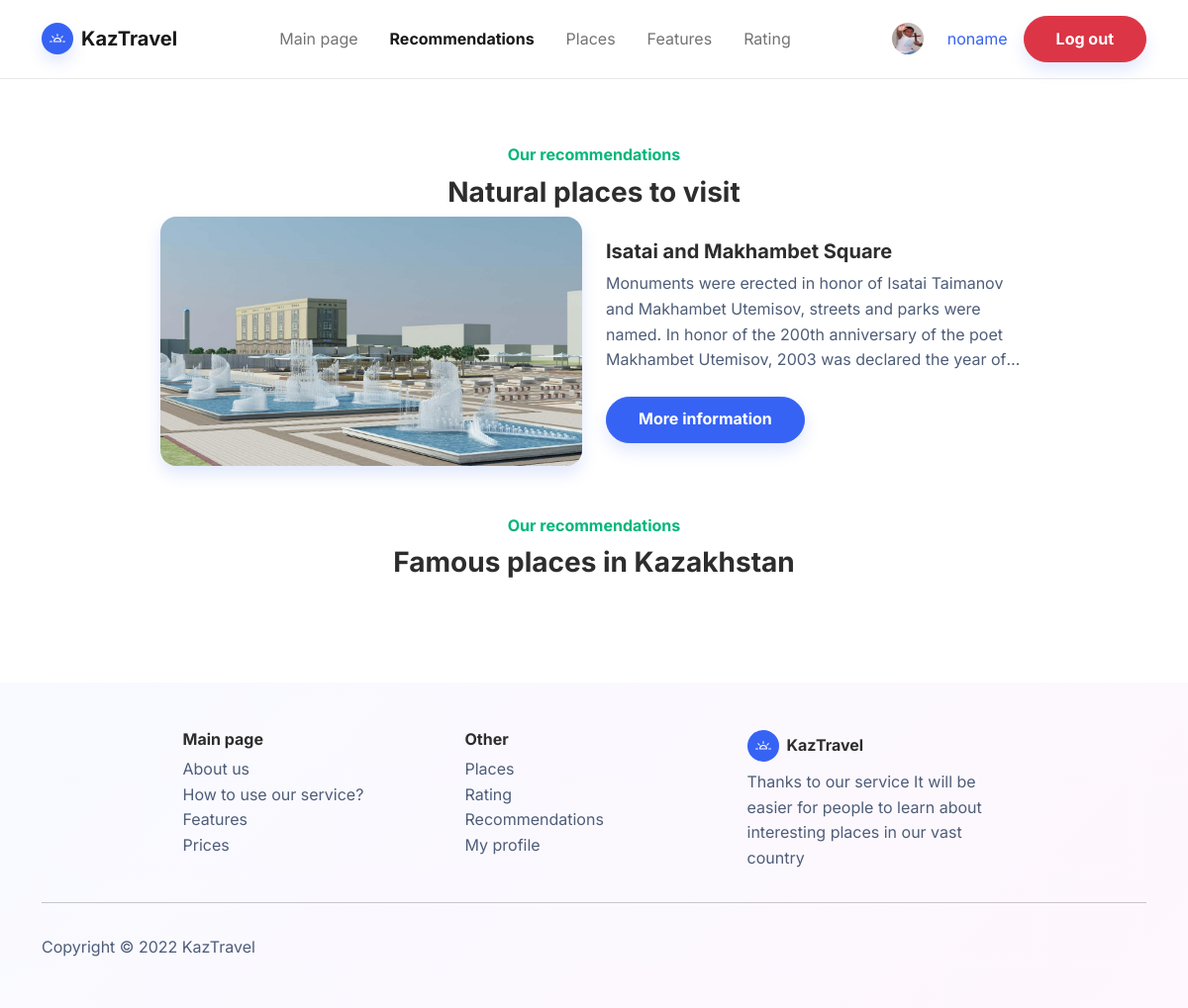
Page /recommendations (signed in) on the committed database.
### project/models.py (models this page shows, shortened)
class Profile(models.Model):
    user = models.OneToOneField(User, on_delete=models.CASCADE)
    username = models.CharField(max_length=25, default='user')
    firstname = models.CharField(max_length=25, default='firstname', blank=False)
    lastname = models.CharField(max_length=25, default='lastname', blank=False)
    auth_token = models.CharField(max_length=100)
    is_verified = models.BooleanField(default=False)
    created_at = models.DateTimeField(auto_now_add=True)
    avatar = ImageField(verbose_name='Photo', null=True, max_length=100, upload_to='images/avatars', default='images/avatars/user.webp')

class Places(models.Model):
    name = models.TextField(verbose_name='Name:', max_length=300)
    description = models.TextField(verbose_name='Description:', max_length=1000)
    price = models.TextField(verbose_name='Price:', max_length=50)
    city = models.CharField(verbose_name='City', choices=City, max_length=40)
    type = models.CharField(verbose_name='Type', choices=Type, max_length=40)
    recommend_1 = models.BooleanField(default=False)
    recommend_2 = models.BooleanField(default=False)
    visits = models.IntegerField(default=0)
    pic = ImageField(verbose_name='Picture', null=True, blank=True, max_length=100, upload_to='images/places')
    class Meta:
        verbose_name = 'Place'
        verbose_name_plural = 'Places'

### project/views.py (the view)
# urls.py: path('recommendations', recommendations, name="recommendations"),
@login_required(login_url='/login/')
def recommendations(request):
    context = {
        'profile': Profile.objects.filter(username=request.user.username).first(),
        'places_1': Places.objects.filter(recommend_1='True').all()[:5],
        'places_2': Places.objects.filter(recommend_2='True').all()[:5]
    }
    return render(request, 'recommendations.html', context)

### project/templates/recommendations.html (shortened to what this page needs)
<!doctype html>
<html lang="en">
<head>
    {% load static %}
    <link href="https://cdn.jsdelivr.net/npm/bootstrap@5.1.3/dist/css/bootstrap.min.css" rel="stylesheet">
     <link href="{% static 'css/recomendations.css' %}" rel="stylesheet" type="text/css">
     <link href="{% static 'css/bootstrap.min.css' %}" rel="stylesheet" type="text/css">
</head>
<body>
<nav class="navbar navbar-light navbar-expand-md fixed-top navbar-shrink py-3" id="mainNav">
    <div class="container"><a class="navbar-brand d-flex align-items-center" href="/"><span
            class="bs-icon-sm bs-icon-circle bs-icon-primary shadow d-flex justify-content-center align-items-center me-2 bs-icon"></span><span>KazTravel</span></a>
        <div class="collapse navbar-collapse" id="navcol-1">
            <ul class="navbar-nav mx-auto">
                <li class="nav-item"><a class="nav-link" href="/">Main page</a></li>
                <li class="nav-item"><a class="nav-link active" href="/recommendations">Recommendations</a></li>
                <li class="nav-item"><a class="nav-link" href="/places">Places</a></li>
                <li class="nav-item"><a class="nav-link" href="/#features">Features</a></li>
                <li class="nav-item"><a class="nav-link" href="/rating">Rating</a></li>
            </ul>
           {% if not request.user.is_authenticated%}
            <a class="btn btn-primary shadow" role="button" href="/register">Sign up</a>
            {% else %}
            <a title="My profile" href="/profile"><img style="margin-left: 15px;" src="{{MEDIA_URL}}{{ profile.avatar.url}}" alt="" width="32" height="32" class="rounded-circle me-2"></a>
            <a title="My profile" href="/profile"><span class="nav-link">{{ request.user }}</span></a>
            <a class="btn btn-danger shadow" role="button" href="/logout">Log out</a>
            {% endif %}
        </div>
    </div>
</nav>
  <section class="py-5 mt-5">
    <div class="container py-5">
      <p class="fw-bold text-success mb-2" style="text-align: center;">Our recommendations</p>
      <h3 class="fw-bold" style="text-align: center;">Natural places to visit</h3>
       {% for i in places_1.all %}
      <div class="row row-cols-1 row-cols-md-2 mx-auto" style="max-width: 900px;">
        <div class="col mb-5"><img class="rounded img-fluid shadow" src="{{MEDIA_URL}}{{ i.pic.url}}"></div>
        <div class="col d-md-flex align-items-md-end align-items-lg-center mb-5">
          <div>
            <h5 class="fw-bold">{{ i.name }}</h5>
            <p class="text-muted mb-4 text-lim">{{ i.description }}</p>
            <a href="{% url 'place_detail' i.id %}"><button class="btn btn-primary shadow" type="button">More information</button></a>
          </div>
        </div>
      </div>
      {% endfor %}
      <p class="fw-bold text-success mb-2" style="text-align: center;">Our recommendations</p>
      <h3 class="fw-bold" style="text-align: center;">Famous places in Kazakhstan</h3>
    </div>
  </section>
  <footer class="bg-primary-gradient">
    <div class="container py-4 py-lg-5">
        <div class="row justify-content-center">
            <div class="col-sm-4 col-md-3 text-center text-lg-start d-flex flex-column item">
                <h3 class="fs-6 fw-bold">Main page</h3>
                <ul class="list-unstyled">
                    <li><a href="/#about_us">About us</a></li>
                    <li><a href="/#how_to_use_our_service">How to use our service?</a></li>
                    <li><a href="/#features">Features</a></li>
                    <li><a href="/#prices">Prices</a></li>
                </ul>
            </div>
            <div class="col-sm-4 col-md-3 text-center text-lg-start d-flex flex-column item">
                <h3 class="fs-6 fw-bold">Other</h3>
                <ul class="list-unstyled">
                    <li><a href="/places">Places</a></li>
                    <li><a href="/rating">Rating</a></li>
                    <li><a href="/recommendations">Recommendations</a></li>
                    <li><a href="/profile">My profile</a></li>
                </ul>
            </div>
            <div
                    class="col-lg-3 text-center text-lg-start d-flex flex-column align-items-center order-first align-items-lg-start order-lg-last item social">
                <div class="fw-bold d-flex align-items-center mb-2"><span
                        class="bs-icon-sm bs-icon-circle bs-icon-primary d-flex justify-content-center align-items-center bs-icon me-2"></span><span>KazTravel</span></div>
                <p class="text-muted copyright">Thanks to our service It will be easier for people to learn about interesting places in our vast country<br></p>
            </div>
        </div>
        <hr>
        <div class="text-muted d-flex justify-content-between align-items-center pt-3">
            <p class="mb-0">Copyright © 2022 KazTravel</p>
        </div>
    </div>
</footer>
</body>
</html>

### project/static/css/recomendations.css (style rules this page uses)
.text-lim { overflow: hidden; text-overflow: ellipsis; display: -moz-box; -moz-box-orient: vertical; display: -webkit-box; -webkit-line-clamp: 4; -webkit-box-orient: vertical; line-clamp: 4; box-orient: vertical; }

### rows in the picture
Profile: avatar (picture)
Places: pic (picture), name "Isatai and Makhambet Square", description "Monuments were erected in honor of Isatai Taimanov and Makhambet Utemisov, streets and parks were named. In honor of the 200th anniversary of the poet Makhambet Utemisov, 2003 was declared the year…"

### other values in the picture
{{ request.user }} "noname"
